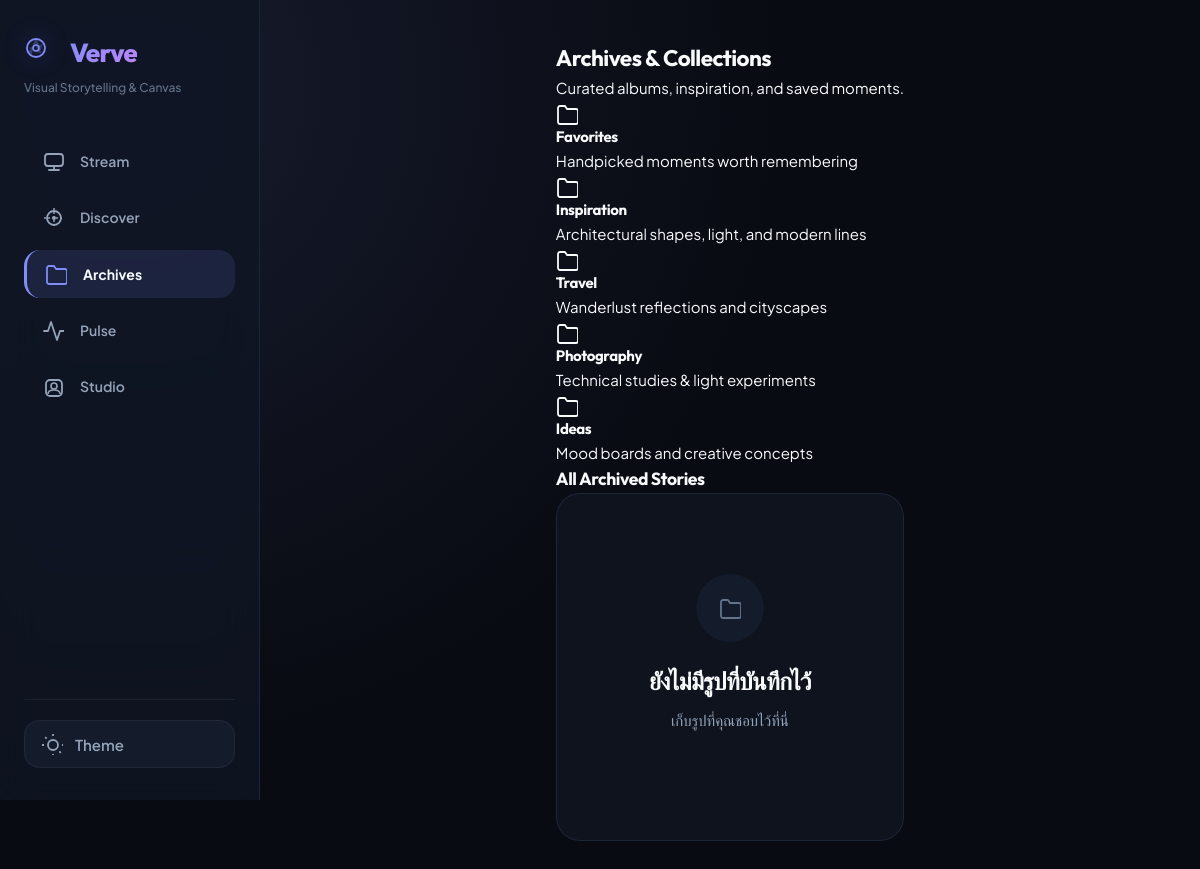
The page /collections on the database its author committed.
### tables this page shows
CREATE TABLE collections (
            id INTEGER PRIMARY KEY AUTOINCREMENT,
            name TEXT NOT NULL UNIQUE,
            description TEXT NOT NULL DEFAULT '',
            cover_image TEXT NOT NULL DEFAULT ''
        );

### main.py (the view)
@app.get("/collections", response_class=HTMLResponse)
def collections_page(request: Request, db: sqlite3.Connection = Depends(get_db)):
    sid = get_session_id(request)
    is_owner = is_admin_logged_in(request)
    saved_rows = db.execute("""
        SELECT p.* FROM posts p
        JOIN saves s ON p.id = s.post_id
        WHERE s.session_id = ?
        ORDER BY s.id DESC
    """, (sid,)).fetchall()
    saved_posts = []
    for r in saved_rows:
        pid = r["id"]
        img = db.execute("SELECT filename FROM post_images WHERE post_id = ? ORDER BY sort_order ASC LIMIT 1", (pid,)).fetchone()
        saved_posts.append({
            **dict(r),
            "cover_image": img["filename"] if img else ""
        })
    collections_rows = db.execute("SELECT * FROM collections ORDER BY id ASC").fetchall()
    collections = [dict(c) for c in collections_rows]
    return templates.TemplateResponse(
        "collections.html",
        {
            "request": request,
            "saved_posts": saved_posts,
            "collections": collections,
            "is_owner": is_owner,
            "site_title": SITE_TITLE,
            "active_page": "collections"
        }
    )

### templates/collections.html (shortened to what this page needs)
{% extends "base.html" %}
{% block content %}
<div class="collections-container">
  <header class="page-header">
    <h2 class="section-title">Archives & Collections</h2>
    <p class="section-subtitle">Curated albums, inspiration, and saved moments.</p>
  </header>
  <div class="collections-grid">
    {% for col in collections %}
    <div class="collection-card">
      <div class="collection-cover">
        {% if col.cover_image %}
          <img src="{{ col.cover_image }}" alt="{{ col.name }}">
        {% else %}
          <div class="collection-placeholder">
            <svg><use href="#icon-archive"></use></svg>
          </div>
        {% endif %}
      </div>
      <div class="collection-info">
        <h4 class="collection-name">{{ col.name }}</h4>
        <p class="collection-desc">{{ col.description }}</p>
      </div>
    </div>
    {% endfor %}
  </div>
  <section class="saved-posts-section">
    <h3 class="section-title-sm">All Archived Stories</h3>
    {% if saved_posts|length == 0 %}
      <div class="empty-state">
        <div class="empty-state-icon"><svg><use href="#icon-archive"></use></svg></div>
        <h3 class="empty-state-title">ยังไม่มีรูปที่บันทึกไว้</h3>
        <p class="empty-state-desc">เก็บรูปที่คุณชอบไว้ที่นี่</p>
      </div>
    {% endif %}
  </section>
</div>
{% endblock %}

### templates/base.html (shortened to what this page needs)
<!DOCTYPE html>
<html lang="en" data-theme="dark">
<head>
  <link rel="stylesheet" href="/static/css/style.css">
</head>
<body>
  <div class="app-layout">
    <aside class="sidebar" id="sidebar">
      <div class="sidebar-header">
        <a href="/" class="brand-logo">
          <svg class="brand-icon"><use href="#icon-logo"></use></svg>
          <span class="brand-name">{{ site_title }}</span>
        </a>
        <span class="brand-tagline">Visual Storytelling & Canvas</span>
      </div>
      <nav class="sidebar-nav">
        <a href="/" class="nav-item {% if active_page == 'home' %}active{% endif %}">
          <svg class="nav-icon"><use href="#icon-stream"></use></svg>
          <span class="nav-label">Stream</span>
        </a>
        <a href="/explore" class="nav-item {% if active_page == 'explore' %}active{% endif %}">
          <svg class="nav-icon"><use href="#icon-discover"></use></svg>
          <span class="nav-label">Discover</span>
        </a>
        <a href="/collections" class="nav-item {% if active_page == 'collections' %}active{% endif %}">
          <svg class="nav-icon"><use href="#icon-archive"></use></svg>
          <span class="nav-label">Archives</span>
        </a>
        <a href="/activity" class="nav-item {% if active_page == 'activity' %}active{% endif %}">
          <svg class="nav-icon"><use href="#icon-pulse"></use></svg>
          <span class="nav-label">Pulse</span>
        </a>
        <a href="/profile" class="nav-item {% if active_page == 'profile' %}active{% endif %}">
          <svg class="nav-icon"><use href="#icon-studio"></use></svg>
          <span class="nav-label">Studio</span>
        </a>
      </nav>
      <div class="sidebar-footer">
        <button class="theme-toggle-btn" id="themeToggleBtn" aria-label="Toggle Theme">
          <svg class="theme-icon icon-sun"><use href="#icon-sun"></use></svg>
          <span class="theme-label">Theme</span>
        </button>
      </div>
    </aside>
    <main class="main-content">
      {% block content %}{% endblock %}
    </main>
  </div>
</body>
</html>

### rows shown on the page
collections: name "Favorites", description "Handpicked moments worth remembering"
collections: name "Inspiration", description "Architectural shapes, light, and modern lines"
collections: name "Travel", description "Wanderlust reflections and cityscapes"
collections: name "Photography", description "Technical studies & light experiments"
collections: name "Ideas", description "Mood boards and creative concepts"

### other values the page prints
{{ site_title }} "Verve"
